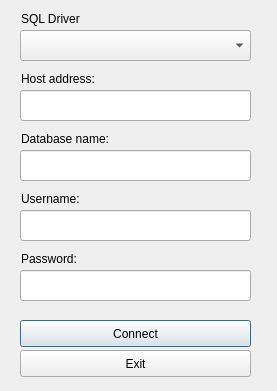
<?xml version="1.0" encoding="UTF-8"?>
<ui version="4.0">
 <class>ConnectionDialog</class>
 <widget class="QDialog" name="ConnectionDialog">
  <property name="geometry">
   <rect>
    <x>0</x>
    <y>0</y>
    <width>277</width>
    <height>391</height>
   </rect>
  </property>
  <property name="windowTitle">
   <string>Dialog</string>
  </property>
  <widget class="QPushButton" name="button_connect">
   <property name="geometry">
    <rect>
     <x>20</x>
     <y>320</y>
     <width>231</width>
     <height>27</height>
    </rect>
   </property>
   <property name="text">
    <string>Connect</string>
   </property>
  </widget>
  <widget class="QLineEdit" name="lineEdit_host">
   <property name="geometry">
    <rect>
     <x>20</x>
     <y>90</y>
     <width>231</width>
     <height>31</height>
    </rect>
   </property>
  </widget>
  <widget class="QLineEdit" name="lineEdit_dbName">
   <property name="geometry">
    <rect>
     <x>20</x>
     <y>150</y>
     <width>231</width>
     <height>31</height>
    </rect>
   </property>
  </widget>
  <widget class="QLineEdit" name="lineEdit_username">
   <property name="geometry">
    <rect>
     <x>20</x>
     <y>210</y>
     <width>231</width>
     <height>31</height>
    </rect>
   </property>
  </widget>
  <widget class="QLineEdit" name="lineEdit_password">
   <property name="geometry">
    <rect>
     <x>20</x>
     <y>270</y>
     <width>231</width>
     <height>31</height>
    </rect>
   </property>
  </widget>
  <widget class="QLabel" name="label_error">
   <property name="geometry">
    <rect>
     <x>20</x>
     <y>390</y>
     <width>231</width>
     <height>101</height>
    </rect>
   </property>
   <property name="text">
    <string/>
   </property>
  </widget>
  <widget class="QPushButton" name="button_exit">
   <property name="geometry">
    <rect>
     <x>20</x>
     <y>350</y>
     <width>231</width>
     <height>27</height>
    </rect>
   </property>
   <property name="text">
    <string>Exit</string>
   </property>
  </widget>
  <widget class="QLabel" name="label_hostAddress">
   <property name="geometry">
    <rect>
     <x>21</x>
     <y>70</y>
     <width>101</width>
     <height>17</height>
    </rect>
   </property>
   <property name="text">
    <string>Host address:</string>
   </property>
  </widget>
  <widget class="QLabel" name="label_dbName">
   <property name="geometry">
    <rect>
     <x>21</x>
     <y>130</y>
     <width>121</width>
     <height>17</height>
    </rect>
   </property>
   <property name="text">
    <string>Database name:</string>
   </property>
  </widget>
  <widget class="QLabel" name="label_username">
   <property name="geometry">
    <rect>
     <x>21</x>
     <y>190</y>
     <width>81</width>
     <height>17</height>
    </rect>
   </property>
   <property name="text">
    <string>Username:</string>
   </property>
  </widget>
  <widget class="QLabel" name="label_password">
   <property name="geometry">
    <rect>
     <x>21</x>
     <y>250</y>
     <width>81</width>
     <height>17</height>
    </rect>
   </property>
   <property name="text">
    <string>Password:</string>
   </property>
  </widget>
  <widget class="QLabel" name="label_hostAddress_2">
   <property name="geometry">
    <rect>
     <x>21</x>
     <y>10</y>
     <width>101</width>
     <height>17</height>
    </rect>
   </property>
   <property name="text">
    <string>SQL Driver</string>
   </property>
  </widget>
  <widget class="QComboBox" name="comboBox_sqlDrivers">
   <property name="geometry">
    <rect>
     <x>20</x>
     <y>30</y>
     <width>231</width>
     <height>31</height>
    </rect>
   </property>
  </widget>
 </widget>
 <resources/>
 <connections/>
</ui>
